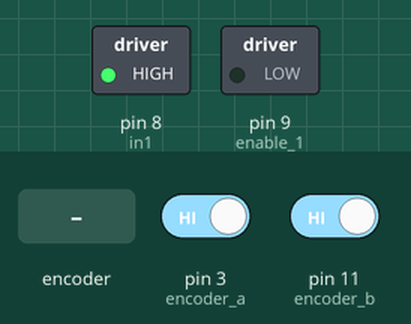
Simulated run of this sketch. Board: Arduino Uno, built with avr-gcc and run on an emulated ATmega328P. Parts: switched loads named in the sketch (green lamp = pin HIGH). Inputs (shaded band) come from the test bench; at power-on: pin 3 (encoder_a) HIGH, pin 11 (encoder_b) HIGH. What the sketch prints to the serial monitor is not drawn.

Above: at 1.2 s.
1.3 s: rotary encoder on pin 3 (encoder_a) / pin 11 (encoder_b) turned 1 step (first pin leading)
At 1.83 s:
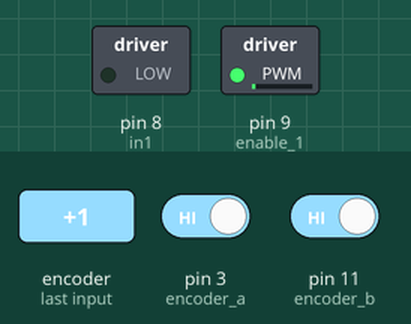
At 7.3 s:
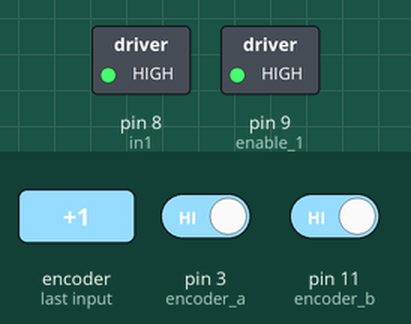
Timing chart, 0 to 8.8 s (numbered marks = the images above; inputs shaded):
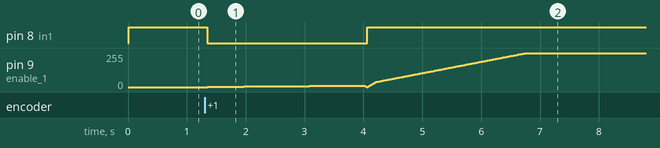

The sketch:

pid_control_ramp.ino
```cpp
#include <TimerOne.h>

#define timer 10000//intervalo de tempo da interrupção interna (em micro segundos)

#define encoder_a 3//pino de interrupção 1
#define encoder_b 11//

#define enable_1 9
#define in1 8
#define in2 7

#define s1 A4

float ratio = 6*51.45;

float input_m1, output_m1;
float last_output_m1;

float kp = 0.97/1;//0.97
float ki = 2085012.05/1000000;//0.338855
float kd = -0.00615/1;

float current_error_m1 = 0, last_error_m1 = 0, last_last_error_m1 = 0;

volatile long int pulses = 0;
volatile long int last_pulses = 0;

float setpoint_m1 = 0;

float position_m1 = 0;

int pwm_out1;

int state_enc_m1;
int last_state_enc_m1;

long a;

volatile int initt = 0;


void setup(){
  pinMode(s1,INPUT_PULLUP);
  pinMode(enable_1,OUTPUT);
  pinMode(in1,OUTPUT);
  pinMode(encoder_a,INPUT);
  pinMode(encoder_b,INPUT);

  Serial.begin(38400);

  Timer1.initialize(timer);//cria a interrupção interna e define o intervalo o qual ela ocorre
  Timer1.attachInterrupt(calculate);//cria a função para interrupção de tempo
  attachInterrupt(1, pulses_count, CHANGE);//cria a interrupção externa do encoder direito

  a = millis();
}

void loop()
{
    if(millis() - a >= 4000) {
      initt = 1;
    }

    Serial.println("---");
    Serial.print("SP: ");
    Serial.println(setpoint_m1);
    Serial.print("V1: ");
    Serial.println(position_m1);
    Serial.print("T1: ");
    Serial.println(output_m1);
    Serial.println("---");
}

void calculate()
{
    if(initt && setpoint_m1 < 1) {
      setpoint_m1 += 0.05;
    }
    pos();
    control();
    motor();
}

void pos()
{
    int pc = pulses - last_pulses;
    position_m1 += ((2.0*PI*pc)/ratio);
    last_pulses = pulses;
}

void control()
{
  //if(velocity_m1<0) input_m1 = -velocity_m1;
  //else input_m1 = velocity_m1;
  input_m1 = position_m1;

  //if(setpoint_m1 - input_m1 < 0) current_error_m1 = -(setpoint_m1 - input_m1);
  //else current_error_m1 = setpoint_m1 - input_m1;
  current_error_m1 = setpoint_m1 - input_m1;

  output_m1 = last_output_m1 + (kp + kd/0.01)*current_error_m1 - (kp - ki*0.01 + (2*kd)/0.01)*last_error_m1 + (kd/0.01)*last_last_error_m1;

  pwm_out1 = (output_m1*255)/6.0;
  //pwm_out1 = 125;
  last_output_m1 = output_m1;

  last_last_error_m1 = last_error_m1;

  last_error_m1 = current_error_m1;
}

void motor()
{
    if(pwm_out1 >= 0){
        analogWrite(enable_1, pwm_out1);
        digitalWrite(in1, HIGH);
        digitalWrite(in2, LOW);
    }
    else{
        analogWrite(enable_1, -pwm_out1);
        digitalWrite(in1, LOW);
        digitalWrite(in2, HIGH);
    }
}

void pulses_count()
{
    state_enc_m1=(digitalRead(encoder_a)<<1) | digitalRead(encoder_b);
    if(state_enc_m1==0 || state_enc_m1==3) pulses--;
    else if (state_enc_m1==1 || state_enc_m1==2) pulses++;
    last_state_enc_m1 = state_enc_m1;
}
```

Measured:
- after the input at 1.3 s, pin 8 (in1): HIGH → LOW after 0.05 s, → HIGH 2.7 s later
